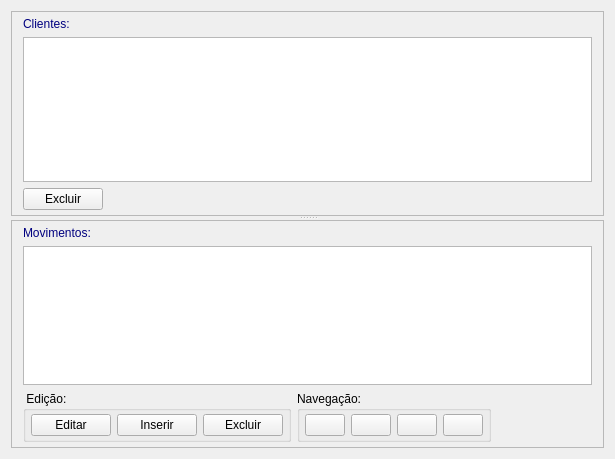
<?xml version="1.0" encoding="UTF-8"?>
<ui version="4.0">
 <class>Widget</class>
 <widget class="QWidget" name="Widget">
  <property name="geometry">
   <rect>
    <x>0</x>
    <y>0</y>
    <width>615</width>
    <height>459</height>
   </rect>
  </property>
  <property name="windowTitle">
   <string>Widget</string>
  </property>
  <layout class="QVBoxLayout" name="verticalLayout_3">
   <item>
    <widget class="QSplitter" name="clientes_movimento_VSplitter">
     <property name="orientation">
      <enum>Qt::Vertical</enum>
     </property>
     <property name="childrenCollapsible">
      <bool>false</bool>
     </property>
     <widget class="QFrame" name="clientesFrame">
      <property name="frameShape">
       <enum>QFrame::StyledPanel</enum>
      </property>
      <property name="frameShadow">
       <enum>QFrame::Sunken</enum>
      </property>
      <layout class="QVBoxLayout" name="verticalLayout_2">
       <property name="topMargin">
        <number>5</number>
       </property>
       <property name="bottomMargin">
        <number>5</number>
       </property>
       <item>
        <widget class="QLabel" name="clientesLabel">
         <property name="styleSheet">
          <string notr="true">color: rgb(0, 0, 127);
font: bold 10pt &quot;Verdana&quot;;</string>
         </property>
         <property name="text">
          <string>Clientes: </string>
         </property>
        </widget>
       </item>
       <item>
        <widget class="QTableView" name="clientesTable"/>
       </item>
       <item>
        <layout class="QHBoxLayout" name="clientesButtonsHLayout">
         <property name="topMargin">
          <number>0</number>
         </property>
         <item>
          <widget class="QPushButton" name="clienteDeleteBtn">
           <property name="text">
            <string>Excluir</string>
           </property>
           <property name="icon">
            <iconset resource="recursos/recursos.qrc">
             <normaloff>:/imagens/delete.png</normaloff>:/imagens/delete.png</iconset>
           </property>
           <property name="default">
            <bool>false</bool>
           </property>
          </widget>
         </item>
         <item>
          <spacer name="clientesButtonsHSpacer">
           <property name="orientation">
            <enum>Qt::Horizontal</enum>
           </property>
           <property name="sizeHint" stdset="0">
            <size>
             <width>40</width>
             <height>20</height>
            </size>
           </property>
          </spacer>
         </item>
        </layout>
       </item>
      </layout>
     </widget>
     <widget class="QFrame" name="movimentoFrame">
      <property name="frameShape">
       <enum>QFrame::StyledPanel</enum>
      </property>
      <property name="frameShadow">
       <enum>QFrame::Sunken</enum>
      </property>
      <layout class="QVBoxLayout" name="verticalLayout">
       <property name="topMargin">
        <number>5</number>
       </property>
       <property name="bottomMargin">
        <number>5</number>
       </property>
       <item>
        <widget class="QLabel" name="movimentoLabel">
         <property name="styleSheet">
          <string notr="true">color: rgb(0, 0, 127);
font: bold 10pt &quot;Verdana&quot;;</string>
         </property>
         <property name="text">
          <string>Movimentos: </string>
         </property>
        </widget>
       </item>
       <item>
        <widget class="QTableView" name="movimentoTable"/>
       </item>
       <item>
        <layout class="QHBoxLayout" name="movimentoButtonsHLayout">
         <item>
          <widget class="QGroupBox" name="movimentoEditGroup">
           <property name="title">
            <string> Edição: </string>
           </property>
           <layout class="QHBoxLayout" name="horizontalLayout">
            <property name="leftMargin">
             <number>5</number>
            </property>
            <property name="topMargin">
             <number>3</number>
            </property>
            <property name="rightMargin">
             <number>5</number>
            </property>
            <property name="bottomMargin">
             <number>3</number>
            </property>
            <item>
             <widget class="QPushButton" name="movimentoEditBtn">
              <property name="text">
               <string>Editar</string>
              </property>
              <property name="icon">
               <iconset resource="recursos/recursos.qrc">
                <normaloff>:/imagens/update.png</normaloff>:/imagens/update.png</iconset>
              </property>
             </widget>
            </item>
            <item>
             <widget class="QPushButton" name="movimentoInsertBtn">
              <property name="text">
               <string>Inserir</string>
              </property>
              <property name="icon">
               <iconset resource="recursos/recursos.qrc">
                <normaloff>:/imagens/insert.png</normaloff>:/imagens/insert.png</iconset>
              </property>
             </widget>
            </item>
            <item>
             <widget class="QPushButton" name="movimentoDeleteBtn">
              <property name="text">
               <string>Excluir</string>
              </property>
              <property name="icon">
               <iconset resource="recursos/recursos.qrc">
                <normaloff>:/imagens/delete.png</normaloff>:/imagens/delete.png</iconset>
              </property>
              <property name="flat">
               <bool>false</bool>
              </property>
             </widget>
            </item>
           </layout>
          </widget>
         </item>
         <item>
          <widget class="QGroupBox" name="movimentoNavGroup">
           <property name="title">
            <string>Navegação: </string>
           </property>
           <layout class="QHBoxLayout" name="horizontalLayout_2">
            <property name="leftMargin">
             <number>5</number>
            </property>
            <property name="topMargin">
             <number>3</number>
            </property>
            <property name="rightMargin">
             <number>5</number>
            </property>
            <property name="bottomMargin">
             <number>3</number>
            </property>
            <item>
             <widget class="QPushButton" name="movimentoNavFirstBtn">
              <property name="text">
               <string/>
              </property>
              <property name="icon">
               <iconset resource="recursos/recursos.qrc">
                <normaloff>:/imagens/first.png</normaloff>:/imagens/first.png</iconset>
              </property>
             </widget>
            </item>
            <item>
             <widget class="QPushButton" name="movimentoNavPrevBtn">
              <property name="text">
               <string/>
              </property>
              <property name="icon">
               <iconset resource="recursos/recursos.qrc">
                <normaloff>:/imagens/prev.png</normaloff>:/imagens/prev.png</iconset>
              </property>
             </widget>
            </item>
            <item>
             <widget class="QPushButton" name="movimentoNavNextBtn">
              <property name="text">
               <string/>
              </property>
              <property name="icon">
               <iconset resource="recursos/recursos.qrc">
                <normaloff>:/imagens/next.png</normaloff>:/imagens/next.png</iconset>
              </property>
             </widget>
            </item>
            <item>
             <widget class="QPushButton" name="movimentoNavLastBtn">
              <property name="text">
               <string/>
              </property>
              <property name="icon">
               <iconset resource="recursos/recursos.qrc">
                <normaloff>:/imagens/last.png</normaloff>:/imagens/last.png</iconset>
              </property>
             </widget>
            </item>
           </layout>
          </widget>
         </item>
         <item>
          <spacer name="movimentoButtonsHSpacer">
           <property name="orientation">
            <enum>Qt::Horizontal</enum>
           </property>
           <property name="sizeHint" stdset="0">
            <size>
             <width>28</width>
             <height>20</height>
            </size>
           </property>
          </spacer>
         </item>
        </layout>
       </item>
      </layout>
     </widget>
    </widget>
   </item>
  </layout>
 </widget>
 <layoutdefault spacing="6" margin="11"/>
 <resources>
  <include location="recursos/recursos.qrc"/>
 </resources>
 <connections/>
</ui>
